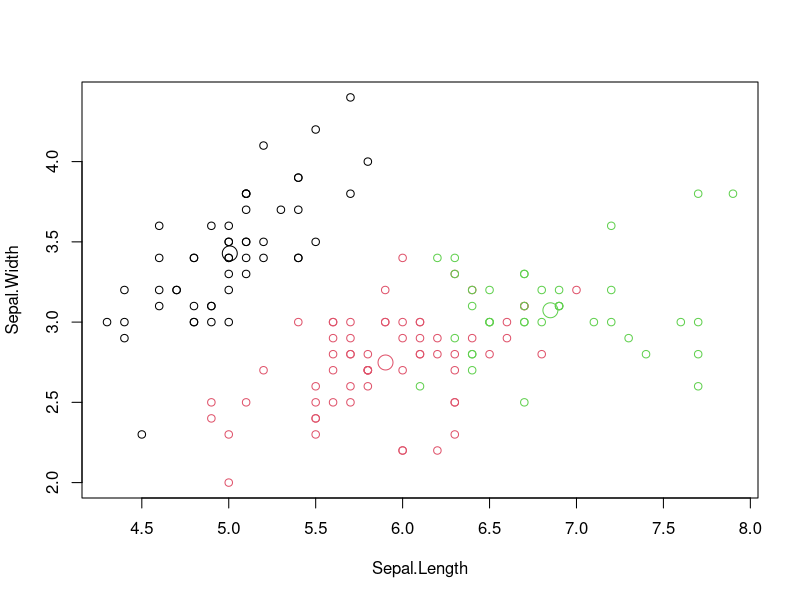
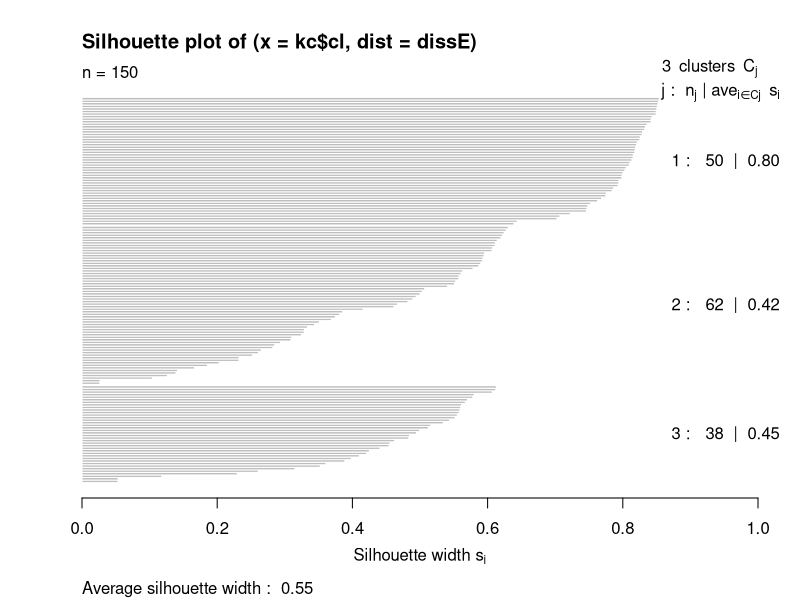

Here is the R script that generated these plots, in order:
# Load the Iris dataset
data(iris)

# Remove the class label
newiris <- iris
newiris$Species <- NULL

# Perform K-Means Clustering with K=3m
kc <- kmeans(newiris, 3)

str(kc)
kc$centers
kc$size
kc$cluster

# Compare the assigned clusters and the Species
table(iris$Species, kc$cluster)

plot(newiris[,c("Sepal.Length", "Sepal.Width")], col = kc$cluster)
points(kc$centers[,c("Sepal.Length", "Sepal.Width")], col = 1:3, cex=2)

# sillhouette
library(cluster)
dissE <- daisy(newiris)
sk <- silhouette(kc$cl, dissE)
plot(sk)